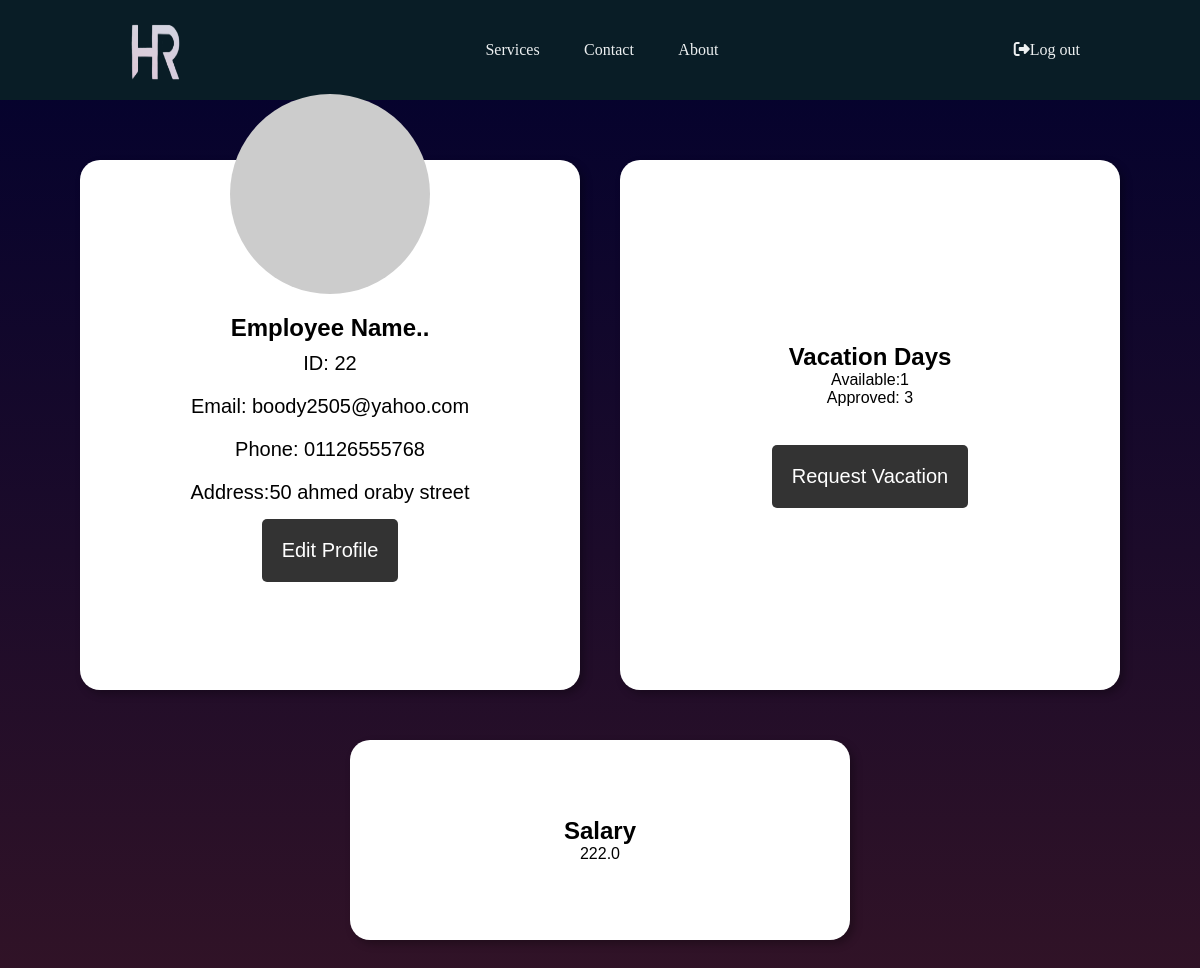
The app's page /profile/11/ (signed in) with its own data.
### HR/models.py (models this page shows, shortened)
class Employee(models.Model)  :
    email       =models.EmailField(verbose_name="email", max_length=50,unique=True)
    accId       =models.IntegerField(default=0,unique=True)
    Name    =models.CharField(max_length=20)
    address    =models.CharField(max_length=500,null=True)
    GENDER_CHOICES = (
        ('M', 'Male'),
        ('F', 'Female')
    )
    gender = models.CharField(max_length=1,null=True,choices=GENDER_CHOICES)
    salary      =models.FloatField(default=0,verbose_name="Salary")
    phone       =models.CharField(max_length=11, verbose_name="Phone_Number",null=True)
    Birth_date         =models.DateField(null=True)
    availableVac=models.IntegerField(default=0)
    approvedVac =models.IntegerField(default=0)

### HR/views.py (the view)
# urls.py: path("profile/<int:pk>/", profile_view.as_view(), name="profile"),
class profile_view(DetailView):
    template_name = "profile.html"
    model = Employee
    context_object_name = "employee"

### templates/profile.html (shortened to what this page needs)
{%extends 'base.html'%}
{%load static%}
	{%block content%}
	<head>
		<link rel="stylesheet" href="{%static 'css/profiles.css'%}">
		<link rel="stylesheet" href="{%static 'css/sideNavBar.css'%}">
		<link rel="stylesheet" href="/website Pages/Authentication pages/nav bar/navBarStyle.css">
		<link rel="stylesheet" href="https://cdnjs.cloudflare.com/ajax/libs/font-awesome/4.7.0/css/font-awesome.min.css">
		<link rel="stylesheet" href="https://cdnjs.cloudflare.com/ajax/libs/font-awesome/6.4.0/css/all.min.css"
 />
	</head>
	<body class="profile-body">
		<main class="profile-main">
			<section class="data">
				<img class="profile-picture" src="https://via.placeholder.com/200x200.png?text=Photo" alt="Employee Photo">
				<h2>Employee Name..</h2>
				<p class="data-item">ID: {{employee.accId}}</p>
				<p class="data-item">Email: {{employee.email}}</p>
				<p class="data-item">Phone: {{employee.phone}}</p>
				<p class="data-item">Address:{{employee.address}}</p>
				<form action="{%url 'updating' pk=employee.pk%}">
					<button class="edit-prof" >Edit Profile</button>
				</form>
			</section>
			<section class="vac-info">
				<h2>Vacation Days</h2>
				<p>Available:{{employee.availableVac}}</p>
				<p>Approved: {{employee.approvedVac}}</p><br>
				<form action ="{%url 'home'%}" >
				<button class="req-vac"	type="submit" >Request Vacation</button>
				</form>
			</section>
		</main>
		<main class="profile-main">
			<section class="salary">
				<h2>Salary</h2>
				<p>{{employee.salary}}</p>
			</section>
		</main>
	</body>
	{%endblock content%}

### static/css/navBarStyle.css (style rules this page uses)
* { margin:0; box-sizing: border-box; padding:0; }
body { background-color: #003049; background-image: url(background.png) no-repeat; height: 140vh; }

### static/css/sideNavBar.css (style rules this page uses)
* { margin: 0; padding: 0; list-style: none; text-decoration: none; box-sizing: border-box; }

### static/css/profiles.css (style rules this page uses)
* { box-sizing: border-box; scroll-behavior: smooth; }
body.profile-body { height: 220vh; font-family: Arial, sans-serif; margin: 0; padding: 0; background: linear-gradient(#01012e,#572121); background-repeat: no-repeat; }
main.profile-main { display: flex; flex-wrap: wrap; justify-content: center; padding: 40px; }
.vac-info, .salary { display: flex; flex-direction: column; justify-content: center; align-items: center; background-color: #fff; border-radius: 20px; box-shadow: 4px 4px 8px rgba(0, 0, 0, 0.3); margin: 20px; padding: 40px; text-align: center; width: 500px; height: 530px; }
.data { display: flex; flex-direction: column; justify-content: center; align-items: center; background-color: #fff; border-radius: 20px; box-shadow: 4px 4px 8px rgba(0, 0, 0, 0.3); margin: 20px; padding: 40px; text-align: center; width: 500px; height: 530px; }
.profile-main .salary { height: 200px; margin-top: -50px; }
.profile-picture { height: 200px; margin-bottom: 20px; width: 200px; border-radius: 50%; margin-top: -170px; }
.profile-main section .data-item { margin: 10px 0; font-size: 20px; }
.edit-prof { background-color: #333; border: none; border-radius: 5px; color: #fff; cursor: pointer; font-size: 20px; padding: 20px; margin: 5px; }
.req-vac { background-color: #333; border: none; border-radius: 5px; color: #fff; cursor: pointer; font-size: 20px; padding: 20px; margin-top: 20px; }

### records on screen
Employee: accId "22", email "boody2505@yahoo.com", phone "01126555768", address "50 ahmed oraby street", availableVac "1", approvedVac "3", salary "222.0"
